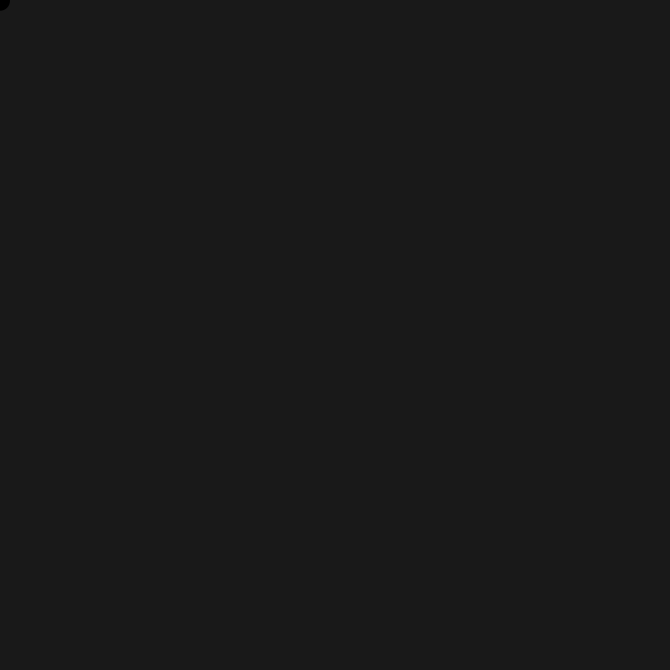
Frame 1 (no input)
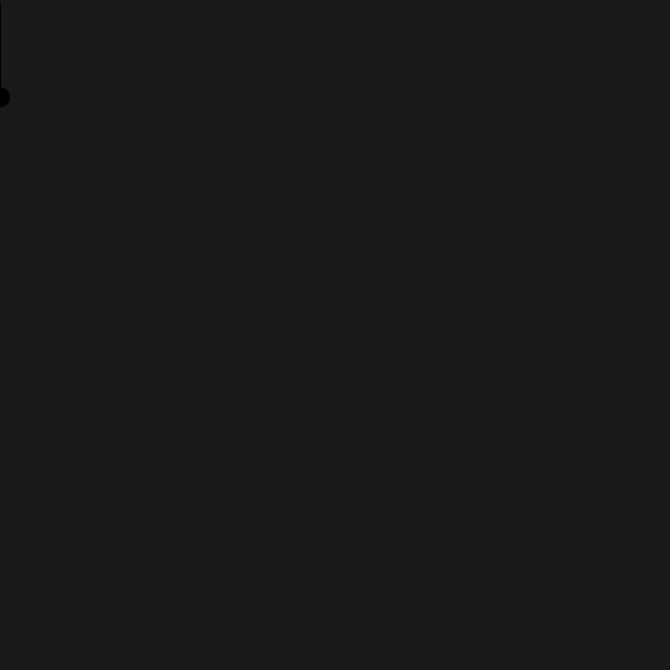
Frame 60 (the mouse pressed at the canvas centre just before this capture)
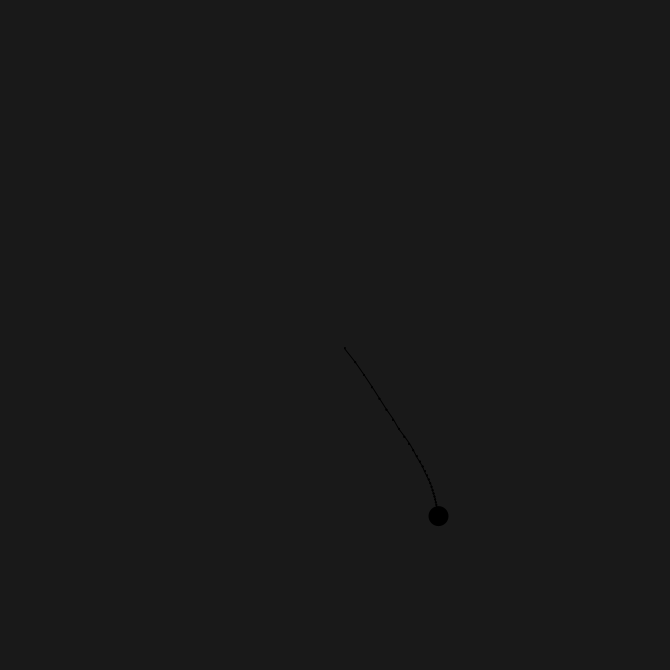
Frame 120 (the mouse held since frame 60 and released just before this capture)

The Processing sketch that drew these frames (run headless with seeded random() and noise(); from frame 60 on, the mouse is pressed at the canvas centre):

// Processing sketch: processing_101258
// ── processing_101258.pde

Point[] p = new Point[30];
Link link;

void setup() {
  size(670, 670);
  stroke(265, 100);

  for (int i = 0; i < p.length; i++) {
    p[i] = new Point();
  }
  link = new Link(p);
}

void draw() {
  background(25);

  link.display();
}

class Point {
  float x;
  float y;
  float lastX;
  float lastY;
  float nextX;
  float nextY;
  float velX;
  float velY;

  Point() {
  }
  
  void move(boolean pinToMouse) {
    if (pinToMouse == false) {
      velX = x - lastX;
      velY = y - lastY;

      velX *= .97;
      velY *= .97;

      nextX = x + velX;
      nextY = y + velY + .1;

      lastX = x;
      lastY = y;

      x = nextX;
      y = nextY;
    }  
    else {
      x = mouseX;
      y = mouseY;
    }
  }
}

class Link {
  float restingDistance = 2;
  float[] diffX;
  float[] diffY;
  float[] distance;
  float[] difference;
  float[] translateX;
  float[] translateY;
  Point[] p;

  Link(Point[] point) {
    p = point;
    diffX = new float[p.length];
    diffY = new float[p.length];
    distance = new float[p.length];
    difference = new float[p.length];
    translateX = new float[p.length];
    translateY = new float[p.length];
  }
  void solve() {
    for (int i = 0; i < p.length-1; i++) {
      // calculate the distance
      diffX[i] = p[i].x - p[i+1].x;
      diffY[i] = p[i].y - p[i+1].y;
      distance[i] = sqrt(diffX[i] * diffX[i] + diffY[i] * diffY[i]) ;

      // difference scalar
      difference[i] = (restingDistance - distance[i]) / distance[i];
      
      // translation for each Point. They'll be pushed 1/2 the required distance to match their resting distances.
      translateX[i] = diffX[i] * 0.5 * difference[i];
      translateY[i] = diffY[i] * 0.5 * difference[i];

      p[i].x += translateX[i];
      p[i].y += translateY[i];

      p[i+1].x -= translateX[i];
      p[i+1].y -= translateY[i];
    }
  }

  void display() {
    p[0].move(true);  //  pinToMouse = true for the first point
    for (int i = 1; i < p.length; i++) {
        p[i].move(false);
    }
    solve();
    for (int i = 0; i < p.length-1; i++) {
      stroke(0);
      line(p[i].x, p[i].y, p[i+1].x, p[i+1].y);
      noStroke();
      fill(0);
      ellipse(p[i].x, p[i].y, 2, 2);
      ellipse(p[i+1].x, p[i+1].y, 2, 2);
    }
    ellipse(p[p.length-1].x, p[p.length-1].y, 20, 20);
  }
}
